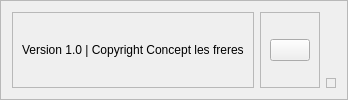
     <widget class="QFrame" name="footer_frame">
      <property name="frameShape">
       <enum>QFrame::StyledPanel</enum>
      </property>
      <property name="frameShadow">
       <enum>QFrame::Raised</enum>
      </property>
      <layout class="QHBoxLayout" name="horizontalLayout_5">
       <item>
        <widget class="QFrame" name="footer_left_frame">
         <property name="frameShape">
          <enum>QFrame::StyledPanel</enum>
         </property>
         <property name="frameShadow">
          <enum>QFrame::Raised</enum>
         </property>
         <layout class="QHBoxLayout" name="horizontalLayout_6">
          <item alignment="Qt::AlignLeft">
           <widget class="QLabel" name="copyright_label">
            <property name="text">
             <string>Version 1.0 | Copyright Concept les freres</string>
            </property>
            <property name="wordWrap">
             <bool>false</bool>
            </property>
           </widget>
          </item>
         </layout>
        </widget>
       </item>
       <item alignment="Qt::AlignRight">
        <widget class="QFrame" name="footer_right_frame">
         <property name="frameShape">
          <enum>QFrame::StyledPanel</enum>
         </property>
         <property name="frameShadow">
          <enum>QFrame::Raised</enum>
         </property>
         <layout class="QHBoxLayout" name="horizontalLayout_7">
          <item>
           <widget class="QPushButton" name="help_button">
            <property name="text">
             <string/>
            </property>
            <property name="icon">
             <iconset resource="resource2.qrc">
              <normaloff>:/icons/feather/white/help-circle.svg</normaloff>:/icons/feather/white/help-circle.svg</iconset>
            </property>
           </widget>
          </item>
         </layout>
        </widget>
       </item>
       <item alignment="Qt::AlignBottom">
        <widget class="QFrame" name="size_grip">
         <property name="minimumSize">
          <size>
           <width>10</width>
           <height>10</height>
          </size>
         </property>
         <property name="maximumSize">
          <size>
           <width>10</width>
           <height>10</height>
          </size>
         </property>
         <property name="frameShape">
          <enum>QFrame::StyledPanel</enum>
         </property>
         <property name="frameShadow">
          <enum>QFrame::Raised</enum>
         </property>
        </widget>
       </item>
      </layout>
     </widget>
